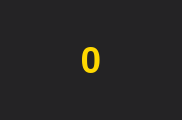
<?xml version="1.0" encoding="UTF-8"?>
<ui version="4.0">
 <class>Form</class>
 <widget class="QWidget" name="Form">
  <property name="geometry">
   <rect>
    <x>0</x>
    <y>0</y>
    <width>182</width>
    <height>120</height>
   </rect>
  </property>
  <property name="minimumSize">
   <size>
    <width>100</width>
    <height>75</height>
   </size>
  </property>
  <property name="font">
   <font>
    <pointsize>18</pointsize>
    <bold>true</bold>
   </font>
  </property>
  <property name="windowTitle">
   <string>Form</string>
  </property>
  <property name="styleSheet">
   <string notr="true">background-color: #242325;
color: white;</string>
  </property>
  <layout class="QGridLayout" name="gridLayout">
   <property name="leftMargin">
    <number>5</number>
   </property>
   <property name="topMargin">
    <number>5</number>
   </property>
   <property name="rightMargin">
    <number>5</number>
   </property>
   <property name="bottomMargin">
    <number>5</number>
   </property>
   <property name="spacing">
    <number>0</number>
   </property>
   <item row="0" column="0">
    <widget class="QLabel" name="label">
     <property name="font">
      <font>
       <pointsize>28</pointsize>
       <bold>true</bold>
      </font>
     </property>
     <property name="styleSheet">
      <string notr="true">QLabel {
	color: #FFD800;

}</string>
     </property>
     <property name="text">
      <string>0</string>
     </property>
     <property name="alignment">
      <set>Qt::AlignCenter</set>
     </property>
    </widget>
   </item>
  </layout>
 </widget>
 <resources/>
 <connections/>
</ui>
